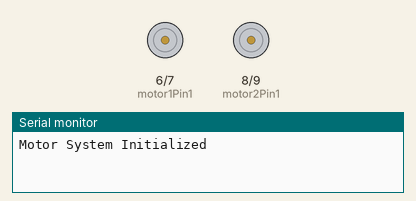
Simulated run of this sketch. Board: Arduino Uno, built with avr-gcc and run on an emulated ATmega328P. Shown: motor-driver pin pairs drawn as motors (green arrow = first pin HIGH = forward, orange = second pin HIGH = backward, longer = more drive, scaled by the enable pin), the last lines printed to the serial monitor.

Above: at 1.0 s.
At 7.5 s:
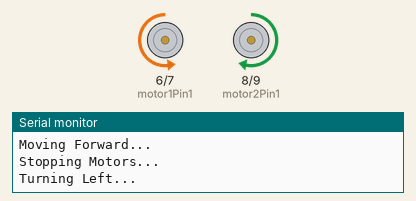
At 10.8 s:
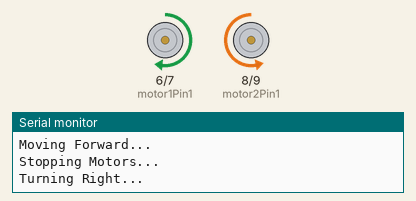
At 14.9 s:
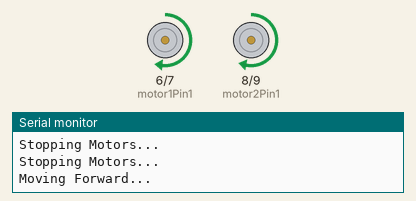
Timing chart, 0 to 15.8 s (numbered marks = the images above):
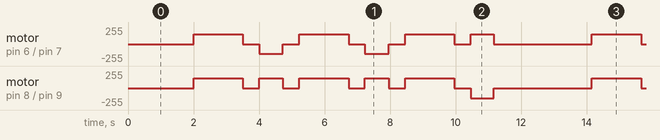

The sketch:

testmotor.ino
```cpp
// Motor Driver Pin Definitions
#define BUTTON_PIN 13  // Pin where the button is connected
#define EN_A 11  // PWM speed control for motor 1
#define motor1Pin1 6   // Control pin for right motor
#define motor1Pin2 7   // Control pin for right motor
#define motor2Pin1 8   // Control pin for left motor
#define motor2Pin2 9   // Control pin for left motor
#define EN_B 10  // PWM speed control for motor 2

// Motor speed (adjustable between 0-255)
int motorSpeedLeft = 145;
int motorSpeedRight = 150;


void setup() {
    // Set motor control pins as outputs
    pinMode(EN_A, OUTPUT);
    pinMode(motor1Pin1, OUTPUT);
    pinMode(motor1Pin2, OUTPUT);
    pinMode(motor2Pin1, OUTPUT);
    pinMode(motor2Pin2, OUTPUT);
    pinMode(EN_B, OUTPUT);

    pinMode(BUTTON_PIN, INPUT_PULLUP); // Use internal pull-up resistor

    Serial.begin(9600);
    Serial.println("Motor System Initialized");
}

void loop() {
    // Perform movement actions
    delay(2000);
    moveForward(1500);
    delay(500);
    turnLeft(730);
    delay(500);
    moveForward(1500);
    delay(500);
    turnLeft(730);
    delay(500);
    moveForward(1500);
    delay(500);
    turnRight(700);
    stopMotors();
    delay(1000);
}

// ==================== Motor Control Functions ====================

void moveForward(int duration) {
    Serial.println("Moving Forward...");
    analogWrite(EN_A, motorSpeedLeft);
    analogWrite(EN_B, motorSpeedRight);
    digitalWrite(motor1Pin1, HIGH);
    digitalWrite(motor1Pin2, LOW);
    digitalWrite(motor2Pin1, HIGH);
    digitalWrite(motor2Pin2, LOW);
    delay(duration);
    stopMotors();
}

void turnLeft(int duration) {
    Serial.println("Turning Left...");
    analogWrite(EN_A, motorSpeedLeft);
    analogWrite(EN_B, motorSpeedRight);
    digitalWrite(motor1Pin1, LOW);
    digitalWrite(motor1Pin2, HIGH);
    digitalWrite(motor2Pin1, HIGH);
    digitalWrite(motor2Pin2, LOW);
    delay(duration);
    stopMotors();
}

void turnRight(int duration) {
    Serial.println("Turning Right...");
    analogWrite(EN_A, motorSpeedLeft);
    analogWrite(EN_B, motorSpeedRight);
    digitalWrite(motor1Pin1, HIGH);
    digitalWrite(motor1Pin2, LOW);
    digitalWrite(motor2Pin1, LOW);
    digitalWrite(motor2Pin2, HIGH);
    delay(duration);
    stopMotors();
}

void stopMotors() {
    Serial.println("Stopping Motors...");
    digitalWrite(motor1Pin1, LOW);
    digitalWrite(motor1Pin2, LOW);
    digitalWrite(motor2Pin1, LOW);
    digitalWrite(motor2Pin2, LOW);
}
```

Measured:
- by itself, motor on pin 8 (motor2Pin1) / pin 9 (motor2Pin2): repeats every 12.2 s: stopped 0.50 s, forward 150/255 0.73 s, stopped 0.50 s, forward 150/255 1.5 s, stopped 0.50 s, forward 150/255 0.73 s, stopped 0.50 s, forward 150/255 1.5 s, stopped 0.50 s, backward 150/255 0.70 s, stopped 3.0 s, forward 150/255 1.5 s
- by itself, motor on pin 6 (motor1Pin1) / pin 7 (motor1Pin2): repeats every 12.2 s: stopped 0.50 s, backward 145/255 0.73 s, stopped 0.50 s, forward 145/255 1.5 s, stopped 0.50 s, backward 145/255 0.73 s, stopped 0.50 s, forward 145/255 1.5 s, stopped 0.50 s, forward 145/255 0.70 s, stopped 3.0 s, forward 145/255 1.5 s
